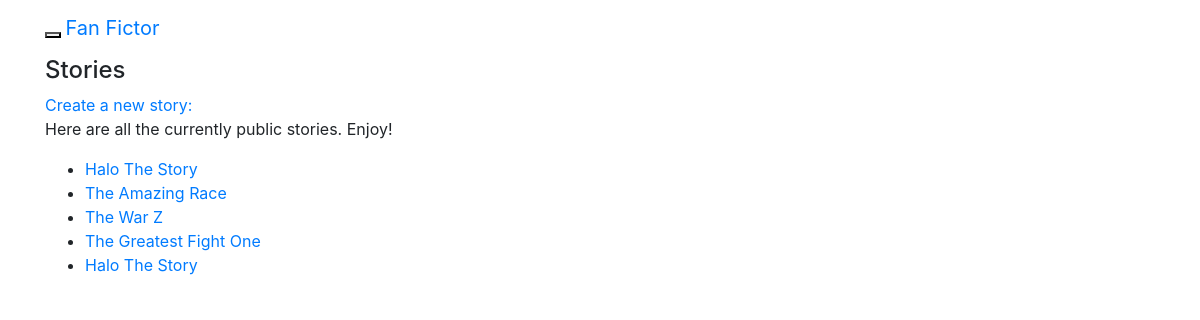
Page /stories/ (signed in) on the earlier database version.
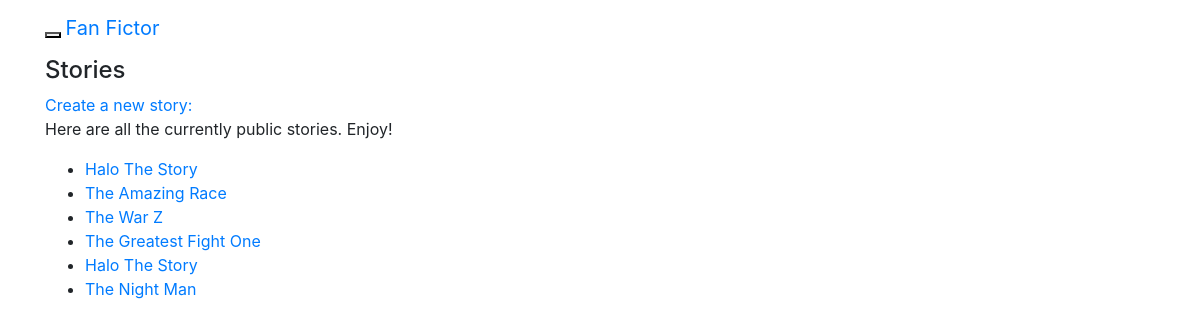
Same page on the later database version.
### fan_fictions/models.py (models this page shows)
class Story(models.Model):
    author = models.ForeignKey(User, on_delete=models.CASCADE)
    public = models.BooleanField(default=True)
    title = models.CharField(max_length=50)
    date_added = models.DateTimeField(auto_now_add=True)
    class Meta:
        verbose_name_plural = 'stories'
    def __str__(self):
        return self.title

### fan_fictions/views.py (the view)
# urls.py: path('stories/', views.stories, name='stories'),
@login_required
def stories(request):
    stories = Story.objects.order_by('date_added').filter(public=True)
    context = {'stories': stories}
    return render(request, 'fan_fictions/stories.html', context)

### fan_fictions/templates/fan_fictions/stories.html
{% extends "fan_fictions/base.html" %}
{% block header %}
    <h4>Stories</h4>
{% endblock header %}
{% block content %}
<a href="{% url 'fan_fictions:new_story' %}">Create a new story:</a>
<p>Here are all the currently public stories. Enjoy!</p>
<ul>
    {% for story in stories %}
        <li>
            <a href="{% url 'fan_fictions:story' story.id %}">{{story}}</a>
        </li>
    {% empty %}
        <li>No stories have been added yet.</li>
    {% endfor %}
</ul>
{% endblock content %}

Differences in the rows shown:
added Story: title "The Night Man"
